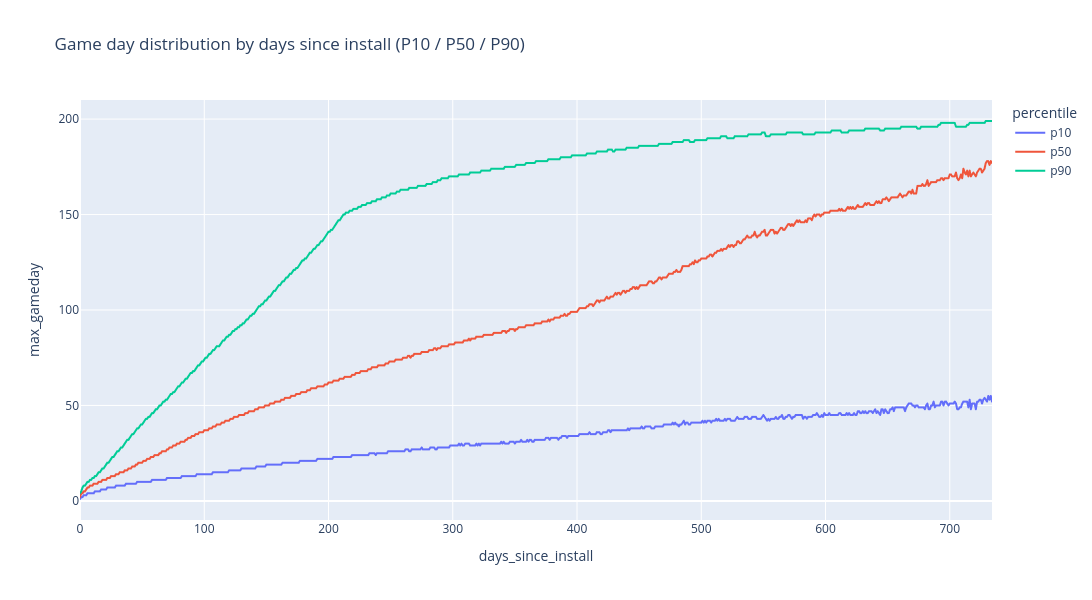

Notebook source saved alongside this figure:
### Code cell
# hide-output
gameday_dist = data.groupby(['days_since_install', 'max_gameday']).agg(
    users=('user_id', 'count')
).reset_index()

gameday_pcts = gameday_dist.groupby('days_since_install').apply(weighted_quantiles, measure_col='max_gameday', include_groups=False).reset_index()

fig = px.line(
    gameday_pcts.melt(id_vars='days_since_install', var_name='percentile', value_name='max_gameday'),
    x='days_since_install',
    y='max_gameday',
    color='percentile',
    title='Game day distribution by days since install (P10 / P50 / P90)',
    width=1200,
    height=600,
)
fig.show()

### Figure 1 — Plotly figure (JSON) as saved in the notebook; plotly's stock layout.template omitted (floating-point values rounded to 4 significant figures; data arrays with more than 128 entries replaced by an {"elided": "..."} marker saying what was removed)
{"data": [{"hovertemplate": "percentile=p10<br>days_since_install=%{x}<br>max_gameday=%{y}<extra></extra>", "legendgroup": "p10", "line": {"color": "#636efa", "dash": "solid"}, "marker": {"symbol": "circle"}, "mode": "lines", "name": "p10", "showlegend": true, "type": "scattergl", "x": {"elided": "735 int values"}, "xaxis": "x", "y": {"elided": "735 int values"}, "yaxis": "y"}, {"hovertemplate": "percentile=p50<br>days_since_install=%{x}<br>max_gameday=%{y}<extra></extra>", "legendgroup": "p50", "line": {"color": "#EF553B", "dash": "solid"}, "marker": {"symbol": "circle"}, "mode": "lines", "name": "p50", "showlegend": true, "type": "scattergl", "x": {"elided": "735 int values"}, "xaxis": "x", "y": {"elided": "735 int values"}, "yaxis": "y"}, {"hovertemplate": "percentile=p90<br>days_since_install=%{x}<br>max_gameday=%{y}<extra></extra>", "legendgroup": "p90", "line": {"color": "#00cc96", "dash": "solid"}, "marker": {"symbol": "circle"}, "mode": "lines", "name": "p90", "showlegend": true, "type": "scattergl", "x": {"elided": "735 int values"}, "xaxis": "x", "y": {"elided": "735 int values"}, "yaxis": "y"}], "layout": {"height": 600, "legend": {"title": {"text": "percentile"}, "tracegroupgap": 0}, "title": {"text": "Game day distribution by days since install (P10 / P50 / P90)"}, "width": 1200, "xaxis": {"anchor": "y", "domain": [0, 1], "title": {"text": "days_since_install"}}, "yaxis": {"anchor": "x", "domain": [0, 1], "title": {"text": "max_gameday"}}}}
